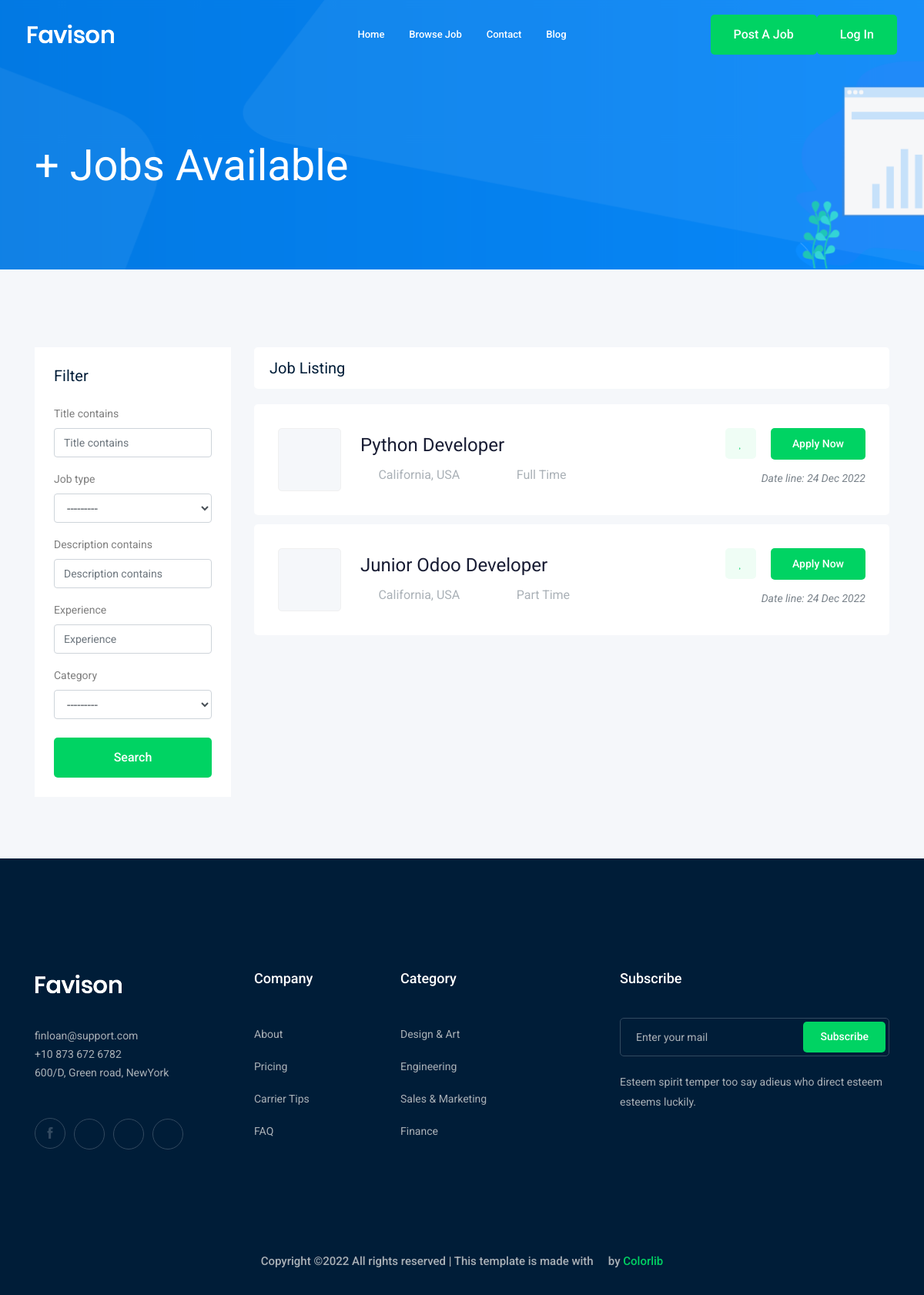
Screenshot of /jobs/ with the database file from the repository.
### job/models.py (models this page shows, shortened)
class Job(models.Model):  # table
    owner = models.ForeignKey(User, related_name='job_owner', on_delete=models.CASCADE)
    title = models.CharField(max_length=100)  # column
    job_type = models.CharField(max_length=15 , choices=JOB_TYPE)
    description = models.TextField(max_length=1000)
    published_at = models.DateTimeField(auto_now=True)
    Vacancy = models.IntegerField(default=1)
    salary = models.IntegerField(default=0)
    experience = models.IntegerField(default=1)
    category = models.ForeignKey('Category',on_delete=models.CASCADE)
    image = models.ImageField(upload_to=image_upload)
    slug = models.SlugField(blank=True, null=True)
    def __str__(self):
        return self.title

### job/views.py (the view)
# urls.py: path('',views.job_list , name='job_list'),
def job_list(request):
    job_list = Job.objects.all()
    myfilter = JobFilter(request.GET,queryset=job_list)
    job_list = myfilter.qs
    paginator = Paginator(job_list, 3) # Show 25 contacts per page.
    page_number = request.GET.get('page')
    page_obj = paginator.get_page(page_number)
    context = {'jobs' :page_obj , 'myfilter' : myfilter} # template name
    return render(request,'job/job_list.html',context)

### job/models.py (called while the page is built)
    def __str__(self):
        return self.name

### job/templates/job/job_list.html (shortened to what this page needs)
{% extends 'base.html' %}
{% load bootstrap4 %}
{% block body %}
    <div class="bradcam_area bradcam_bg_1">
        <div class="container">
            <div class="row">
                <div class="col-xl-12">
                    <div class="bradcam_text">
                        <h3>{{jobs.count}}+ Jobs Available</h3>
                    </div>
                </div>
            </div>
        </div>
    </div>
    <div class="job_listing_area plus_padding">
        <div class="container">
            <div class="row">
                <div class="col-lg-3">
                    <div class="job_filter white-bg">
                        <div class="form_inner white-bg">
                            <h3>Filter</h3>
                            <form method="GET">
                                {% bootstrap_form myfilter.form %}
                                <input type="submit" value="Search" class="boxed-btn3 w-100 mt-2">
                            </form>
                        </div>
                    </div>
                </div>
                <div class="col-lg-9">
                    <div class="recent_joblist_wrap">
                        <div class="recent_joblist white-bg ">
                            <div class="row align-items-center">
                                <div class="col-md-6">
                                    <h4>Job Listing</h4>
                                </div>
                                <div class="col-md-6">
                                </div>
                            </div>
                        </div>
                    </div>
                    <div class="job_lists m-0">
                        <div class="row">
                           {% for job in jobs %}
                            <div class="col-lg-12 col-md-12">
                                <div class="single_jobs white-bg d-flex justify-content-between">
                                    <div class="jobs_left d-flex align-items-center">
                                        <div class="thumb">
                                        </div>
                                        <div class="jobs_conetent">
                                            <a href="{% url 'jobs:job_detail' job.slug %}"><h4>{{job}}</h4></a>
                                            <div class="links_locat d-flex align-items-center">
                                                <div class="location">
                                                    <p> <i class="fa fa-map-marker"></i> California, USA</p>
                                                </div>
                                                <div class="location">
                                                    <p> <i class="fa fa-clock-o"></i> {{job.job_type}}</p>
                                                </div>
                                            </div>
                                        </div>
                                    </div>
                                    <div class="jobs_right">
                                        <div class="apply_now">
                                            <a class="heart_mark" href="#"> <i class="fa fa-heart"></i> </a>
                                            <a href="{% url 'jobs:job_detail' job.slug %}" class="boxed-btn3">Apply Now</a>
                                        </div>
                                        <div class="date">
                                            <p>Date line: {{job.published_at|date:'d M o'}}</p>
                                        </div>
                                    </div>
                                </div>
                            </div>
                            {% endfor %}
                        </div>
                    </div>
                </div>
            </div>
        </div>
    </div>
{% endblock body %}

### templates/base.html (shortened to what this page needs)
{% load static %}
<!doctype html>
<html class="no-js" lang="zxx">
<head>
    <link rel="stylesheet" href="{% static 'css/bootstrap.min.css' %}">
    <link rel="stylesheet" href="{% static 'css/owl.carousel.min.css' %}">
    <link rel="stylesheet" href="{% static 'css/magnific-popup.css' %}">
    <link rel="stylesheet" href="{% static 'css/font-awesome.min.css' %}">
    <link rel="stylesheet" href="{% static 'css/themify-icons.css' %}">
    <link rel="stylesheet" href="{% static 'css/nice-select.css' %}">
    <link rel="stylesheet" href="{% static 'css/flaticon.css' %}">
    <link rel="stylesheet" href="{% static 'css/jquery-ui.css' %}">
    <link rel="stylesheet" href="{% static 'css/gijgo.css' %}">
    <link rel="stylesheet" href="{% static 'css/animate.min.css' %}">
    <link rel="stylesheet" href="{% static 'css/slicknav.css' %}">
    <link rel="stylesheet" href="{% static 'css/style.css' %}">
</head>
<body>
    <header>
        <div class="header-area ">
            <div id="sticky-header" class="main-header-area">
                <div class="container-fluid ">
                    <div class="header_bottom_border">
                        <div class="row align-items-center">
                            <div class="col-xl-3 col-lg-2">
                                <div class="logo">
                                    <a href="index.html">
                                        <img src="img/logo.png" alt="">
                                    </a>
                                </div>
                            </div>
                            <div class="col-xl-6 col-lg-7">
                                <div class="main-menu  d-none d-lg-block">
                                    <nav>
                                        <ul id="navigation">
                                            <li><a href="/">home</a></li>
                                            <li><a href="{% url 'jobs:job_list' %}">Browse Job</a></li>
                                            <li><a href="{% url 'contact:contact' %}">Contact</a></li>
                                            <li><a href="{% url 'contact:contact' %}">Blog</a></li>
                                        </ul>
                                    </nav>
                                </div>
                            </div>
                            <div class="col-xl-3 col-lg-3 d-none d-lg-block">
                                <div class="Appointment">
                                    <div class="d-none d-lg-block">
                                        <a class="boxed-btn3" href="{% url 'jobs:add_job' %}">Post a Job</a>
                                    </div>
                                    {% if request.user.is_authenticated %}
                                    <div class="d-none d-lg-block">
                                        <a class="boxed-btn3" href="{% url 'accounts:profile' %}">Profile</a>
                                    </div>
                                    {% else %}
                                        <div class="d-none d-lg-block">
                                            <a class="boxed-btn3" href="{% url 'login' %}">Log in</a>
                                        </div>
                                    {% endif %}
                                </div>
                            </div>
                            <div class="col-12">
                            </div>
                        </div>
                    </div>
                </div>
            </div>
        </div>
    </header>
    {% block body %}
    {% endblock body %}
    <footer class="footer">
        <div class="footer_top">
            <div class="container">
                <div class="row">
                    <div class="col-xl-3 col-md-6 col-lg-3">
                        <div class="footer_widget wow fadeInUp" data-wow-duration="1s" data-wow-delay=".3s">
                            <div class="footer_logo">
                                <a href="#">
                                    <img src="img/logo.png" alt="">
                                </a>
                            </div>
                            <p>
                                finloan@support.com <br>
                                +10 873 672 6782 <br>
                                600/D, Green road, NewYork
                            </p>
                            <div class="socail_links">
                                <ul>
                                    <li>
                                        <a href="#">
                                            <i class="ti-facebook"></i>
                                        </a>
                                    </li>
                                    <li>
                                        <a href="#">
                                            <i class="fa fa-google-plus"></i>
                                        </a>
                                    </li>
                                    <li>
                                        <a href="#">
                                            <i class="fa fa-twitter"></i>
                                        </a>
                                    </li>
                                    <li>
                                        <a href="#">
                                            <i class="fa fa-instagram"></i>
                                        </a>
                                    </li>
                                </ul>
                            </div>
                        </div>
                    </div>
                    <div class="col-xl-2 col-md-6 col-lg-2">
                        <div class="footer_widget wow fadeInUp" data-wow-duration="1.1s" data-wow-delay=".4s">
                            <h3 class="footer_title">
                                Company
                            </h3>
                            <ul>
                                <li><a href="#">About </a></li>
                                <li><a href="#"> Pricing</a></li>
                                <li><a href="#">Carrier Tips</a></li>
                                <li><a href="#">FAQ</a></li>
                            </ul>
                        </div>
                    </div>
                    <div class="col-xl-3 col-md-6 col-lg-3">
                        <div class="footer_widget wow fadeInUp" data-wow-duration="1.2s" data-wow-delay=".5s">
                            <h3 class="footer_title">
                                Category
                            </h3>
                            <ul>
                                <li><a href="#">Design & Art</a></li>
                                <li><a href="#">Engineering</a></li>
                                <li><a href="#">Sales & Marketing</a></li>
                                <li><a href="#">Finance</a></li>
                            </ul>
                        </div>
                    </div>
                    <div class="col-xl-4 col-md-6 col-lg-4">
                        <div class="footer_widget wow fadeInUp" data-wow-duration="1.3s" data-wow-delay=".6s">
                            <h3 class="footer_title">
                                Subscribe
                            </h3>
                            <form action="#" class="newsletter_form">
                                <input type="text" placeholder="Enter your mail">
                                <button type="submit">Subscribe</button>
                            </form>
                            <p class="newsletter_text">Esteem spirit temper too say adieus who direct esteem esteems
                                luckily.</p>
                        </div>
                    </div>
                </div>
            </div>
        </div>
        <div class="copy-right_text wow fadeInUp" data-wow-duration="1.4s" data-wow-delay=".3s">
            <div class="container">
                <div class="row">
                    <div class="col-xl-12">
                        <p class="copy_right text-center">
Copyright &copy;<script>document.write(new Date().getFullYear());</script> All rights reserved | This template is made with <i class="fa fa-heart-o" aria-hidden="true"></i> by <a href="https://colorlib.com" target="_blank">Colorlib</a>
                        </p>
                    </div>
                </div>
            </div>
        </div>
    </footer>
</body>
</html>

### rows the page displays
Job: title "Python Developer", job_type "Full Time", published_at "24 Dec 2022"
Job: title "Junior Odoo Developer", job_type "Part Time", published_at "24 Dec 2022"
